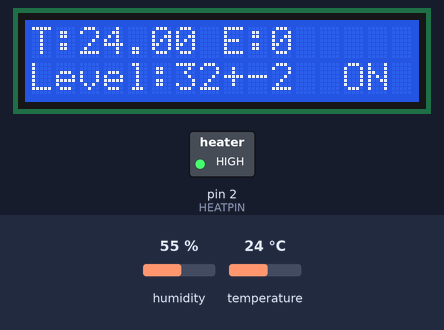
Bench run of a sketch on a simulated Arduino Uno, built with avr-gcc and run on an emulated ATmega328P. On the bench: 16×2 character LCD, switched loads named in the sketch (green lamp = pin HIGH). The inputs (shaded band) are chosen by the test bench; at power-on: temperature 24 °C, humidity 55 %. What the sketch prints to the serial monitor is not drawn.

Above: at 1.2 s.
1.3 s: temperature set to 31.4 °C
At 4.3 s:
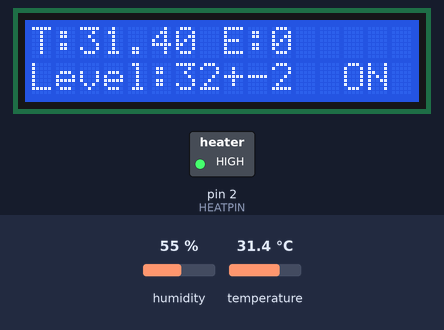
5.2 s: temperature set to 32.6 °C
At 7.4 s:
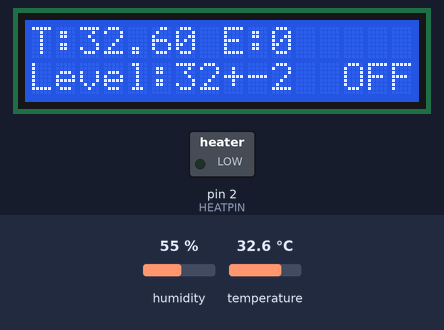
9.1 s: temperature set to 30.6 °C
At 10.6 s:
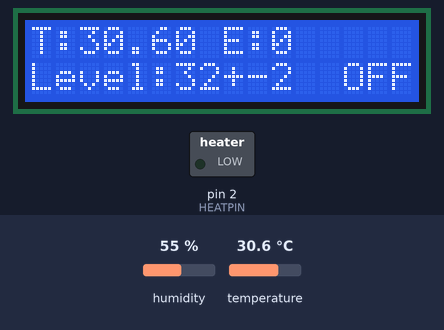
13.0 s: temperature set to 29.6 °C
At 15.5 s:
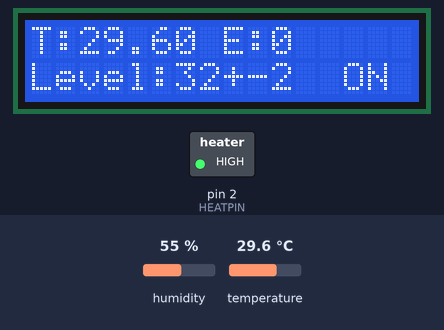
Timing chart, 0 to 17.0 s (numbered marks = the images above; inputs shaded):
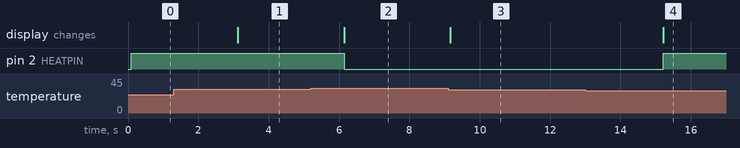

The sketch:

dehydrator.ino
```cpp
#include <dht.h>
#include <Wire.h>
#include <LiquidCrystal_I2C.h>

LiquidCrystal_I2C lcd(0x27, 16, 2);
#define DHTTYPE DHT22
#define DHTPIN 3
#define HEATPIN 2
DHT dht(DHTPIN, DHTTYPE);

long tempSetpoint = 32; // Ìàêñèìàëüíàÿ òåìïåðàòóðà
long tempDiff = 2; // íà ñêîëüêî ðàçðåøåíî ñíèæàòü òåìïåðàòóðó äî ïîâòîðíîãî âêëþ÷åíèÿ îáîãðåâàòåëÿ
int power = 0; //OFF
int errorCountSensor = 0;

void setup() {
	Serial.begin(9600);
	Serial.println("Dehydrator automator started");

	// initialize digital pin 13 as an output.
	pinMode(HEATPIN, OUTPUT); // Èñïîëüçóåì ïèí äëÿ âêëþ÷åíèÿ íàãðåâàòåëÿ

	lcd.begin();
	lcd.setCursor(0, 1);
	lcd.print("Level:");
	lcd.print(tempSetpoint);
	lcd.setCursor(8, 1);
	lcd.print("+-");
	lcd.setCursor(10, 1);
	lcd.print(tempDiff);
}

// the loop function runs over and over again forever
void loop() {

	float h = dht.readHumidity();
	float t = dht.readTemperature();

	// check if returns are valid, if they are NaN (not a number) then something went wrong!
	if (isnan(t) || isnan(h)) {
		Serial.println("Failed to read from DHT");
		errorCountSensor++;
		} else {

		lcd.setCursor(0, 0); // 1 ñòðîêà
		lcd.print("T:");
		lcd.setCursor(2, 0);
		lcd.print(t);

		lcd.setCursor(8, 0);
		lcd.print("E:");
		lcd.setCursor(10, 0);
		lcd.print(errorCountSensor);

		if(power==1){
			// âêëþ÷åíî. Ïðîâåðÿåì
			if(t>tempSetpoint){
				power = 0;
			}
			}else{
			// Âûêëþ÷åí ïîäîãðåâ. Íóæíî âêëþ÷èòü?
			if(t<tempSetpoint-tempDiff){
				power=1;
			}
		}
	}

	if(power==1){
		print_heat_status(1);
		digitalWrite(HEATPIN, HIGH);
		}else{
		print_heat_status(0);
		digitalWrite(HEATPIN, LOW);
	}
	delay(3000);

}

void print_heat_status(int flag){
	lcd.setCursor(13, 1);

	if(flag==1){
		lcd.print("ON ");
		}else{
		lcd.print("OFF");
	}
}
```

Measured:
- the behaviour switches between 32 and 32.1 °C on temperature (found by bisection; images 1 and 2)
- the behaviour switches between 30 and 29.9 °C on temperature (found by bisection; images 3 and 4)
- after the input at 1.3 s, the display: changes after 1.8 s (image 1)
- after the input at 5.2 s, pin 2 (HEATPIN): HIGH → LOW after 0.94 s; the display: changes after 0.94 s (image 2)
- after the input at 9.1 s, the display: changes after 0.07 s (image 3)
- after the input at 13.0 s, pin 2 (HEATPIN): LOW → HIGH after 2.2 s; the display: changes after 2.2 s (image 4)
